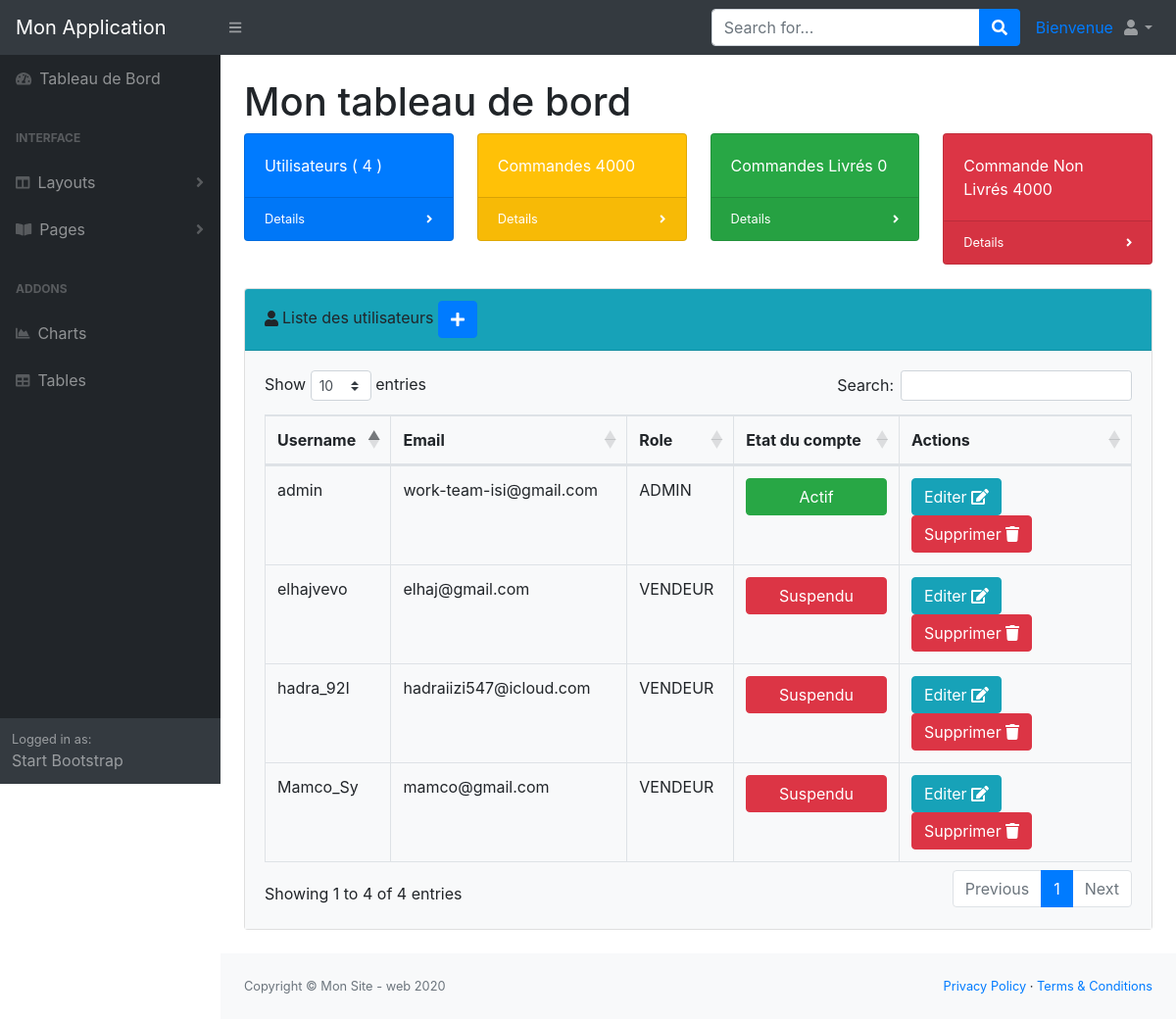
Page /admin/users.php on the earlier database version.
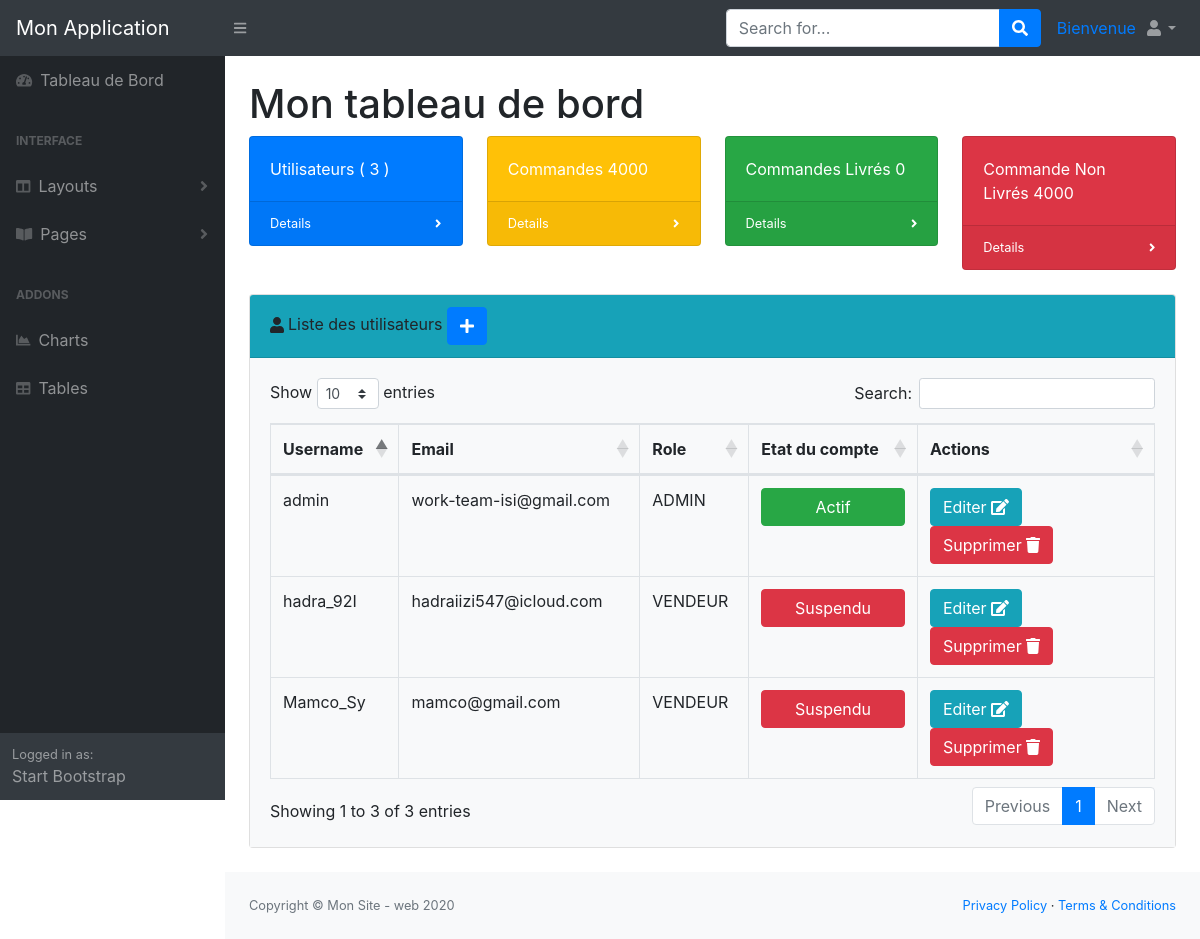
Same page on the later database version.
### tables this page shows
CREATE TABLE `users` (
  `id` int(11) NOT NULL,
  `username` varchar(255) NOT NULL,
  `pwd` varchar(255) NOT NULL,
  `role` varchar(30) NOT NULL DEFAULT 'vendeur',
  `email` varchar(255) NOT NULL,
  `etat` int(11) NOT NULL DEFAULT '0'
);

### admin/users.php (the view, shortened to what the changed rows need)
<?php
require_once '../database/db.php';
$requette = "SELECT id,username,email,role,etat FROM users ";
$users = $db->query($requette);
$requette_count = "SELECT COUNT(*) countU FROM users ";
$resultat_count = $db->query($requette_count);
$tabCount = $resultat_count->fetch();
$nbu = $tabCount['countU'];
?>
<?php require 'includes/header.php' ?>
<body class="sb-nav-fixed">
	<div id="layoutSidenav">
		<div id="layoutSidenav_content">
			<main>
				<div class="container-fluid">
					<h1 class="mt-4">Mon tableau de bord</h1>
					<div class="row">
						<div class="col-xl-3 col-md-6">
							<div class="card bg-primary text-white mb-4">
								<div class="card-body">Utilisateurs ( <?= $nbu ?> )</div>
								<div class="card-footer d-flex align-items-center justify-content-between">
									<a class="small text-white stretched-link" href="users.php"> Details</a>
									<div class="small text-white"><i class="fas fa-angle-right"></i></div>
								</div>
							</div>
						</div>
					</div>
					<div class="card mb-4">
						<div class="card-body bg-light">
							<div class="table-responsive">
								<table class="table table-bordered" id="dataTable" width="100%" cellspacing="0">
									<thead>
										<tr>
											<th>Username</th>
											<th>Email</th>
											<th>Role</th>
											<th>Etat du compte </th>
											<th>Actions</th>
										</tr>
									</thead>
									<tbody>
										<?php while ($user = $users->fetch()) : ?>
											<tr>
												<td><?= $user['username'] ?></td>
												<td><?= $user['email'] ?></td>
												<td><?= $user['role'] ?></td>
												<td>
													<a href="activer_compte.php?id=<?= $user['id'] ?>&etat=<?= $user['etat'] ?>">
														<?php
														if ($user['etat'] == 1)
															echo '<button class="btn btn-success btn-block">Actif</button>';
														else
															echo '<button class="btn btn-danger btn-block">Suspendu</button>';
														?>
													</a>
												</td>
												<td>
													<a href="edit_u.php?id=<?= $user['id'] ?>" class="btn btn-info mr-2">Editer <i class="fas fa-edit"></i></a>
													<a href="delete_u.php?id=<?= $user['id'] ?>" class="btn btn-danger mr-2">Supprimer <i class="fas fa-trash"></i></a>
												</td>
											</tr>
										<?php endwhile; ?>
									</tbody>
								</table>
							</div>
						</div>
					</div>
				</div>
			</main>
		</div>
	</div>
	<?php require 'includes/footer.php' ?>

Differences in the rows shown:
removed users: username "elhajvevo", email "elhaj@gmail.com", role "VENDEUR", etat "Suspendu"
Other differences:
$nbu: "4" → "3"
text written by a page script: "Show entries Search: Showing 1 to 4 of 4 entries Previous 1 Next" → "Show entries Search: Showing 1 to 3 of 3 entries Previous 1 Next"
